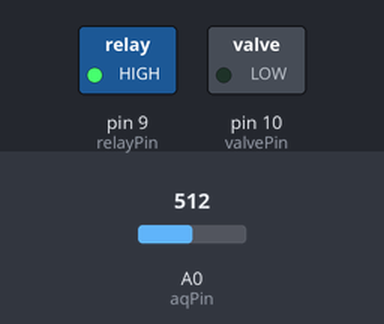
A sketch run on a simulated Arduino Uno, built with avr-gcc and run on an emulated ATmega328P. Shown: switched loads named in the sketch (green lamp = pin HIGH). The inputs (shaded band) are chosen by the test bench; at power-on: A0 (aqPin) = 512. What the sketch prints to the serial monitor is not drawn.

Above: at 1.2 s.
1.3 s: A0 (aqPin) set to 54
4.3 s: A0 (aqPin) set to 45
At 5.5 s:
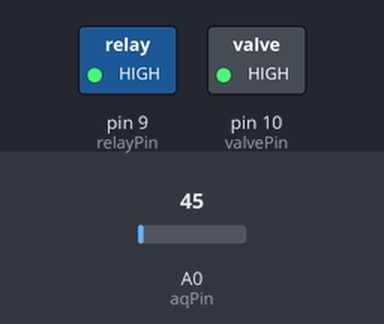
5.8 s: A0 (aqPin) set to 21
8.8 s: A0 (aqPin) set to 18
At 10.0 s:
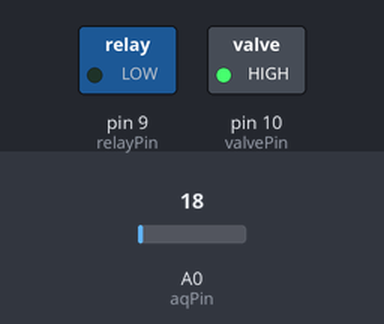
10.3 s: A0 (aqPin) set to 60
At 11.7 s:
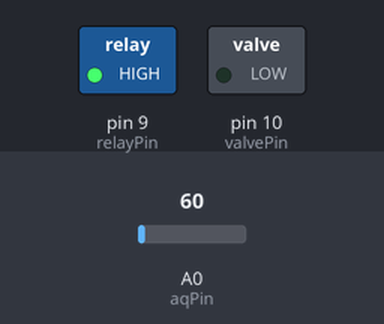
13.3 s: A0 (aqPin) set to 40
At 14.3 s:
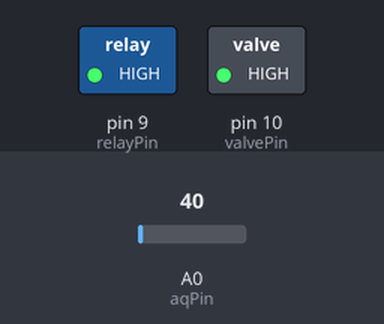
Timing chart, 0 to 16.3 s (numbered marks = the images above; inputs shaded):
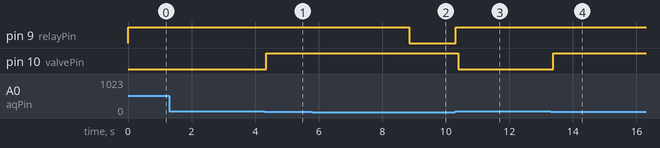

Measured:
- the behaviour switches between 50 and 49 on A0 (aqPin) (found by bisection; images 0 and 1)
- the behaviour switches between 20 and 19 on A0 (aqPin) (found by bisection; images 1 and 2)
- after the input at 1.3 s, every drawn part: stays the same
- after the input at 4.3 s, pin 10 (valvePin): LOW → HIGH after 0.06 s
- after the input at 5.8 s, every drawn part: stays the same
- after the input at 8.8 s, pin 9 (relayPin): HIGH → LOW after 0.05 s
- after the input at 10.3 s, pin 9 (relayPin): LOW → HIGH at once; pin 10 (valvePin): HIGH → LOW after 0.10 s
- after the input at 13.3 s, pin 10 (valvePin): LOW → HIGH after 0.07 s

The sketch:

sketch_may02a.ino
```cpp
int relayPin = 9;
int valvePin = 10;
#define aqPin 0
#define gasPin 1

const int numReadings = 10;

int readings[numReadings];      // the readings from the analog input
int readIndex = 0;              // the index of the current reading
int total = 0;                  // the running total
int average = 0;                // the average


void setup (){
  Serial.begin(9600);
  pinMode(relayPin, OUTPUT);
  pinMode(valvePin, OUTPUT);

  for (int thisReading = 0; thisReading < numReadings; thisReading++)
    readings[thisReading] = 0;
}

void loop (){
  int aqVal = analogRead(aqPin);
 // int gasVal = analogRead(gasPin);
  //Serial.print(gasVal);
  //Serial.print(" ");
//  Serial.println(aqVal);
  delay(10);

  total= total - readings[readIndex];
  // read from the sensor:
  readings[readIndex] = aqVal;
  // add the reading to the total:
  total= total + readings[readIndex];
  // advance to the next position in the array:
  readIndex = readIndex + 1;

  // if we're at the end of the array...
  if (readIndex >= numReadings)
    // ...wrap around to the beginning:
    readIndex = 0;

  // calculate the average:
  average = total / numReadings;
  // send it to the computer as ASCII digits
  Serial.print(average);
  Serial.print(" ");
  delay(1);

//digitalWrite(relayPin, HIGH);

  if (average >= 20) {
    digitalWrite(relayPin, HIGH);
  } else {
    digitalWrite(relayPin, LOW);
  }

  if (average < 50) {
    digitalWrite(valvePin, HIGH);
  } else {
    digitalWrite(valvePin, LOW);
  }

//  if (gasVal >= 15) {
//    digitalWrite(relayPin, HIGH);
//  } else {
//    digitalWrite(relayPin, LOW);
//  }
}
```
